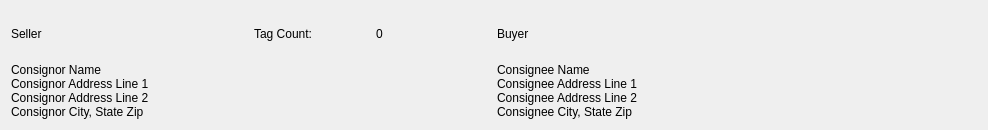
  <widget class="QWidget" name="layout34">
   <property name="geometry">
    <rect>
     <x>11</x>
     <y>11</y>
     <width>988</width>
     <height>130</height>
    </rect>
   </property>
   <layout class="QHBoxLayout">
    <item>
     <layout class="QGridLayout">
      <item row="0" column="0">
       <widget class="QLabel" name="textLabel1">
        <property name="text">
         <string>Seller</string>
        </property>
        <property name="wordWrap">
         <bool>false</bool>
        </property>
       </widget>
      </item>
      <item row="0" column="1">
       <layout class="QHBoxLayout">
        <item>
         <widget class="QLabel" name="textLabel2">
          <property name="text">
           <string>Tag Count:</string>
          </property>
          <property name="wordWrap">
           <bool>false</bool>
          </property>
         </widget>
        </item>
        <item>
         <widget class="QLabel" name="tagCountDisplay">
          <property name="text">
           <string>0</string>
          </property>
          <property name="wordWrap">
           <bool>false</bool>
          </property>
         </widget>
        </item>
       </layout>
      </item>
      <item row="1" column="0" colspan="2">
       <widget class="QLabel" name="consignorDisplay">
        <property name="palette">
         <palette>
          <active>
           <colorrole role="WindowText">
            <brush brushstyle="SolidPattern">
             <color alpha="255">
              <red>0</red>
              <green>0</green>
              <blue>0</blue>
             </color>
            </brush>
           </colorrole>
           <colorrole role="Button">
            <brush brushstyle="SolidPattern">
             <color alpha="255">
              <red>244</red>
              <green>244</green>
              <blue>244</blue>
             </color>
            </brush>
           </colorrole>
           <colorrole role="Light">
            <brush brushstyle="SolidPattern">
             <color alpha="255">
              <red>255</red>
              <green>255</green>
              <blue>255</blue>
             </color>
            </brush>
           </colorrole>
           <colorrole role="Midlight">
            <brush brushstyle="SolidPattern">
             <color alpha="255">
              <red>249</red>
              <green>249</green>
              <blue>249</blue>
             </color>
            </brush>
           </colorrole>
           <colorrole role="Dark">
            <brush brushstyle="SolidPattern">
             <color alpha="255">
              <red>122</red>
              <green>122</green>
              <blue>122</blue>
             </color>
            </brush>
           </colorrole>
           <colorrole role="Mid">
            <brush brushstyle="SolidPattern">
             <color alpha="255">
              <red>162</red>
              <green>162</green>
              <blue>162</blue>
             </color>
            </brush>
           </colorrole>
           <colorrole role="Text">
            <brush brushstyle="SolidPattern">
             <color alpha="255">
              <red>0</red>
              <green>0</green>
              <blue>0</blue>
             </color>
            </brush>
           </colorrole>
           <colorrole role="BrightText">
            <brush brushstyle="SolidPattern">
             <color alpha="255">
              <red>255</red>
              <green>255</green>
              <blue>255</blue>
             </color>
            </brush>
           </colorrole>
           <colorrole role="ButtonText">
            <brush brushstyle="SolidPattern">
             <color alpha="255">
              <red>0</red>
              <green>0</green>
              <blue>0</blue>
             </color>
            </brush>
           </colorrole>
           <colorrole role="Base">
            <brush brushstyle="SolidPattern">
             <color alpha="255">
              <red>255</red>
              <green>255</green>
              <blue>255</blue>
             </color>
            </brush>
           </colorrole>
           <colorrole role="Window">
            <brush brushstyle="SolidPattern">
             <color alpha="255">
              <red>247</red>
              <green>247</green>
              <blue>247</blue>
             </color>
            </brush>
           </colorrole>
           <colorrole role="Shadow">
            <brush brushstyle="SolidPattern">
             <color alpha="255">
              <red>0</red>
              <green>0</green>
              <blue>0</blue>
             </color>
            </brush>
           </colorrole>
           <colorrole role="Highlight">
            <brush brushstyle="SolidPattern">
             <color alpha="255">
              <red>0</red>
              <green>0</green>
              <blue>128</blue>
             </color>
            </brush>
           </colorrole>
           <colorrole role="HighlightedText">
            <brush brushstyle="SolidPattern">
             <color alpha="255">
              <red>255</red>
              <green>255</green>
              <blue>255</blue>
             </color>
            </brush>
           </colorrole>
           <colorrole role="Link">
            <brush brushstyle="SolidPattern">
             <color alpha="255">
              <red>0</red>
              <green>0</green>
              <blue>0</blue>
             </color>
            </brush>
           </colorrole>
           <colorrole role="LinkVisited">
            <brush brushstyle="SolidPattern">
             <color alpha="255">
              <red>0</red>
              <green>0</green>
              <blue>0</blue>
             </color>
            </brush>
           </colorrole>
          </active>
          <inactive>
           <colorrole role="WindowText">
            <brush brushstyle="SolidPattern">
             <color alpha="255">
              <red>0</red>
              <green>0</green>
              <blue>0</blue>
             </color>
            </brush>
           </colorrole>
           <colorrole role="Button">
            <brush brushstyle="SolidPattern">
             <color alpha="255">
              <red>244</red>
              <green>244</green>
              <blue>244</blue>
             </color>
            </brush>
           </colorrole>
           <colorrole role="Light">
            <brush brushstyle="SolidPattern">
             <color alpha="255">
              <red>255</red>
              <green>255</green>
              <blue>255</blue>
             </color>
            </brush>
           </colorrole>
           <colorrole role="Midlight">
            <brush brushstyle="SolidPattern">
             <color alpha="255">
              <red>255</red>
              <green>255</green>
              <blue>255</blue>
             </color>
            </brush>
           </colorrole>
           <colorrole role="Dark">
            <brush brushstyle="SolidPattern">
             <color alpha="255">
              <red>122</red>
              <green>122</green>
              <blue>122</blue>
             </color>
            </brush>
           </colorrole>
           <colorrole role="Mid">
            <brush brushstyle="SolidPattern">
             <color alpha="255">
              <red>162</red>
              <green>162</green>
              <blue>162</blue>
             </color>
            </brush>
           </colorrole>
           <colorrole role="Text">
            <brush brushstyle="SolidPattern">
             <color alpha="255">
              <red>0</red>
              <green>0</green>
              <blue>0</blue>
             </color>
            </brush>
           </colorrole>
           <colorrole role="BrightText">
            <brush brushstyle="SolidPattern">
             <color alpha="255">
              <red>255</red>
              <green>255</green>
              <blue>255</blue>
             </color>
            </brush>
           </colorrole>
           <colorrole role="ButtonText">
            <brush brushstyle="SolidPattern">
             <color alpha="255">
              <red>0</red>
              <green>0</green>
              <blue>0</blue>
             </color>
            </brush>
           </colorrole>
           <colorrole role="Base">
            <brush brushstyle="SolidPattern">
             <color alpha="255">
              <red>255</red>
              <green>255</green>
              <blue>255</blue>
             </color>
            </brush>
           </colorrole>
           <colorrole role="Window">
            <brush brushstyle="SolidPattern">
             <color alpha="255">
              <red>247</red>
              <green>247</green>
              <blue>247</blue>
             </color>
            </brush>
           </colorrole>
           <colorrole role="Shadow">
            <brush brushstyle="SolidPattern">
             <color alpha="255">
              <red>0</red>
              <green>0</green>
              <blue>0</blue>
             </color>
            </brush>
           </colorrole>
           <colorrole role="Highlight">
            <brush brushstyle="SolidPattern">
             <color alpha="255">
              <red>0</red>
              <green>0</green>
              <blue>128</blue>
             </color>
            </brush>
           </colorrole>
           <colorrole role="HighlightedText">
            <brush brushstyle="SolidPattern">
             <color alpha="255">
              <red>255</red>
              <green>255</green>
              <blue>255</blue>
             </color>
            </brush>
           </colorrole>
           <colorrole role="Link">
            <brush brushstyle="SolidPattern">
             <color alpha="255">
              <red>83</red>
              <green>83</green>
              <blue>120</blue>
             </color>
            </brush>
           </colorrole>
           <colorrole role="LinkVisited">
            <brush brushstyle="SolidPattern">
             <color alpha="255">
              <red>0</red>
              <green>64</green>
              <blue>0</blue>
             </color>
            </brush>
           </colorrole>
          </inactive>
          <disabled>
           <colorrole role="WindowText">
            <brush brushstyle="SolidPattern">
             <color alpha="255">
              <red>128</red>
              <green>128</green>
              <blue>128</blue>
             </color>
            </brush>
           </colorrole>
           <colorrole role="Button">
            <brush brushstyle="SolidPattern">
             <color alpha="255">
              <red>244</red>
              <green>244</green>
              <blue>244</blue>
             </color>
            </brush>
           </colorrole>
           <colorrole role="Light">
            <brush brushstyle="SolidPattern">
             <color alpha="255">
              <red>255</red>
              <green>255</green>
              <blue>255</blue>
             </color>
            </brush>
           </colorrole>
           <colorrole role="Midlight">
            <brush brushstyle="SolidPattern">
             <color alpha="255">
              <red>255</red>
              <green>255</green>
              <blue>255</blue>
             </color>
            </brush>
           </colorrole>
           <colorrole role="Dark">
            <brush brushstyle="SolidPattern">
             <color alpha="255">
              <red>122</red>
              <green>122</green>
              <blue>122</blue>
             </color>
            </brush>
           </colorrole>
           <colorrole role="Mid">
            <brush brushstyle="SolidPattern">
             <color alpha="255">
              <red>162</red>
              <green>162</green>
              <blue>162</blue>
             </color>
            </brush>
           </colorrole>
           <colorrole role="Text">
            <brush brushstyle="SolidPattern">
             <color alpha="255">
              <red>128</red>
              <green>128</green>
              <blue>128</blue>
             </color>
            </brush>
           </colorrole>
           <colorrole role="BrightText">
            <brush brushstyle="SolidPattern">
             <color alpha="255">
              <red>255</red>
              <green>255</green>
              <blue>255</blue>
             </color>
            </brush>
           </colorrole>
           <colorrole role="ButtonText">
            <brush brushstyle="SolidPattern">
             <color alpha="255">
              <red>128</red>
              <green>128</green>
              <blue>128</blue>
             </color>
            </brush>
           </colorrole>
           <colorrole role="Base">
            <brush brushstyle="SolidPattern">
             <color alpha="255">
              <red>255</red>
              <green>255</green>
              <blue>255</blue>
             </color>
            </brush>
           </colorrole>
           <colorrole role="Window">
            <brush brushstyle="SolidPattern">
             <color alpha="255">
              <red>247</red>
              <green>247</green>
              <blue>247</blue>
             </color>
            </brush>
           </colorrole>
           <colorrole role="Shadow">
            <brush brushstyle="SolidPattern">
             <color alpha="255">
              <red>0</red>
              <green>0</green>
              <blue>0</blue>
             </color>
            </brush>
           </colorrole>
           <colorrole role="Highlight">
            <brush brushstyle="SolidPattern">
             <color alpha="255">
              <red>0</red>
              <green>0</green>
              <blue>128</blue>
             </color>
            </brush>
           </colorrole>
           <colorrole role="HighlightedText">
            <brush brushstyle="SolidPattern">
             <color alpha="255">
              <red>255</red>
              <green>255</green>
              <blue>255</blue>
             </color>
            </brush>
           </colorrole>
           <colorrole role="Link">
            <brush brushstyle="SolidPattern">
             <color alpha="255">
              <red>83</red>
              <green>83</green>
              <blue>120</blue>
             </color>
            </brush>
           </colorrole>
           <colorrole role="LinkVisited">
            <brush brushstyle="SolidPattern">
             <color alpha="255">
              <red>0</red>
              <green>64</green>
              <blue>0</blue>
             </color>
            </brush>
           </colorrole>
          </disabled>
         </palette>
        </property>
        <property name="text">
         <string>Consignor Name
Consignor Address Line 1
Consignor Address Line 2
Consignor City, State Zip</string>
        </property>
        <property name="wordWrap">
         <bool>false</bool>
        </property>
       </widget>
      </item>
     </layout>
    </item>
    <item>
     <layout class="QVBoxLayout">
      <item>
       <widget class="QLabel" name="textLabel1_2">
        <property name="text">
         <string>Buyer</string>
        </property>
        <property name="wordWrap">
         <bool>false</bool>
        </property>
       </widget>
      </item>
      <item>
       <widget class="QLabel" name="consigneeDisplay">
        <property name="palette">
         <palette>
          <active>
           <colorrole role="WindowText">
            <brush brushstyle="SolidPattern">
             <color alpha="255">
              <red>0</red>
              <green>0</green>
              <blue>0</blue>
             </color>
            </brush>
           </colorrole>
           <colorrole role="Button">
            <brush brushstyle="SolidPattern">
             <color alpha="255">
              <red>244</red>
              <green>244</green>
              <blue>244</blue>
             </color>
            </brush>
           </colorrole>
           <colorrole role="Light">
            <brush brushstyle="SolidPattern">
             <color alpha="255">
              <red>255</red>
              <green>255</green>
              <blue>255</blue>
             </color>
            </brush>
           </colorrole>
           <colorrole role="Midlight">
            <brush brushstyle="SolidPattern">
             <color alpha="255">
              <red>249</red>
              <green>249</green>
              <blue>249</blue>
             </color>
            </brush>
           </colorrole>
           <colorrole role="Dark">
            <brush brushstyle="SolidPattern">
             <color alpha="255">
              <red>122</red>
              <green>122</green>
              <blue>122</blue>
             </color>
            </brush>
           </colorrole>
           <colorrole role="Mid">
            <brush brushstyle="SolidPattern">
             <color alpha="255">
              <red>162</red>
              <green>162</green>
              <blue>162</blue>
             </color>
            </brush>
           </colorrole>
           <colorrole role="Text">
            <brush brushstyle="SolidPattern">
             <color alpha="255">
              <red>0</red>
              <green>0</green>
              <blue>0</blue>
             </color>
            </brush>
           </colorrole>
           <colorrole role="BrightText">
            <brush brushstyle="SolidPattern">
             <color alpha="255">
              <red>255</red>
              <green>255</green>
              <blue>255</blue>
             </color>
            </brush>
           </colorrole>
           <colorrole role="ButtonText">
            <brush brushstyle="SolidPattern">
             <color alpha="255">
              <red>0</red>
              <green>0</green>
              <blue>0</blue>
             </color>
            </brush>
           </colorrole>
           <colorrole role="Base">
            <brush brushstyle="SolidPattern">
             <color alpha="255">
              <red>255</red>
              <green>255</green>
              <blue>255</blue>
             </color>
            </brush>
           </colorrole>
           <colorrole role="Window">
            <brush brushstyle="SolidPattern">
             <color alpha="255">
              <red>247</red>
              <green>247</green>
              <blue>247</blue>
             </color>
            </brush>
           </colorrole>
           <colorrole role="Shadow">
            <brush brushstyle="SolidPattern">
             <color alpha="255">
              <red>0</red>
              <green>0</green>
              <blue>0</blue>
             </color>
            </brush>
           </colorrole>
           <colorrole role="Highlight">
            <brush brushstyle="SolidPattern">
             <color alpha="255">
              <red>0</red>
              <green>0</green>
              <blue>128</blue>
             </color>
            </brush>
           </colorrole>
           <colorrole role="HighlightedText">
            <brush brushstyle="SolidPattern">
             <color alpha="255">
              <red>255</red>
              <green>255</green>
              <blue>255</blue>
             </color>
            </brush>
           </colorrole>
           <colorrole role="Link">
            <brush brushstyle="SolidPattern">
             <color alpha="255">
              <red>0</red>
              <green>0</green>
              <blue>0</blue>
             </color>
            </brush>
           </colorrole>
           <colorrole role="LinkVisited">
            <brush brushstyle="SolidPattern">
             <color alpha="255">
              <red>0</red>
              <green>0</green>
              <blue>0</blue>
             </color>
            </brush>
           </colorrole>
          </active>
          <inactive>
           <colorrole role="WindowText">
            <brush brushstyle="SolidPattern">
             <color alpha="255">
              <red>0</red>
              <green>0</green>
              <blue>0</blue>
             </color>
            </brush>
           </colorrole>
           <colorrole role="Button">
            <brush brushstyle="SolidPattern">
             <color alpha="255">
              <red>244</red>
              <green>244</green>
              <blue>244</blue>
             </color>
            </brush>
           </colorrole>
           <colorrole role="Light">
            <brush brushstyle="SolidPattern">
             <color alpha="255">
              <red>255</red>
              <green>255</green>
              <blue>255</blue>
             </color>
            </brush>
           </colorrole>
           <colorrole role="Midlight">
            <brush brushstyle="SolidPattern">
             <color alpha="255">
              <red>255</red>
              <green>255</green>
              <blue>255</blue>
             </color>
            </brush>
           </colorrole>
           <colorrole role="Dark">
            <brush brushstyle="SolidPattern">
             <color alpha="255">
              <red>122</red>
              <green>122</green>
              <blue>122</blue>
             </color>
            </brush>
           </colorrole>
           <colorrole role="Mid">
            <brush brushstyle="SolidPattern">
             <color alpha="255">
              <red>162</red>
              <green>162</green>
              <blue>162</blue>
             </color>
            </brush>
           </colorrole>
           <colorrole role="Text">
            <brush brushstyle="SolidPattern">
             <color alpha="255">
              <red>0</red>
              <green>0</green>
              <blue>0</blue>
             </color>
            </brush>
           </colorrole>
           <colorrole role="BrightText">
            <brush brushstyle="SolidPattern">
             <color alpha="255">
              <red>255</red>
              <green>255</green>
              <blue>255</blue>
             </color>
            </brush>
           </colorrole>
           <colorrole role="ButtonText">
            <brush brushstyle="SolidPattern">
             <color alpha="255">
              <red>0</red>
              <green>0</green>
              <blue>0</blue>
             </color>
            </brush>
           </colorrole>
           <colorrole role="Base">
            <brush brushstyle="SolidPattern">
             <color alpha="255">
              <red>255</red>
              <green>255</green>
              <blue>255</blue>
             </color>
            </brush>
           </colorrole>
           <colorrole role="Window">
            <brush brushstyle="SolidPattern">
             <color alpha="255">
              <red>247</red>
              <green>247</green>
              <blue>247</blue>
             </color>
            </brush>
           </colorrole>
           <colorrole role="Shadow">
            <brush brushstyle="SolidPattern">
             <color alpha="255">
              <red>0</red>
              <green>0</green>
              <blue>0</blue>
             </color>
            </brush>
           </colorrole>
           <colorrole role="Highlight">
            <brush brushstyle="SolidPattern">
             <color alpha="255">
              <red>0</red>
              <green>0</green>
              <blue>128</blue>
             </color>
            </brush>
           </colorrole>
           <colorrole role="HighlightedText">
            <brush brushstyle="SolidPattern">
             <color alpha="255">
              <red>255</red>
              <green>255</green>
              <blue>255</blue>
             </color>
            </brush>
           </colorrole>
           <colorrole role="Link">
            <brush brushstyle="SolidPattern">
             <color alpha="255">
              <red>83</red>
              <green>83</green>
              <blue>120</blue>
             </color>
            </brush>
           </colorrole>
           <colorrole role="LinkVisited">
            <brush brushstyle="SolidPattern">
             <color alpha="255">
              <red>0</red>
              <green>64</green>
              <blue>0</blue>
             </color>
            </brush>
           </colorrole>
          </inactive>
          <disabled>
           <colorrole role="WindowText">
            <brush brushstyle="SolidPattern">
             <color alpha="255">
              <red>128</red>
              <green>128</green>
              <blue>128</blue>
             </color>
            </brush>
           </colorrole>
           <colorrole role="Button">
            <brush brushstyle="SolidPattern">
             <color alpha="255">
              <red>244</red>
              <green>244</green>
              <blue>244</blue>
             </color>
            </brush>
           </colorrole>
           <colorrole role="Light">
            <brush brushstyle="SolidPattern">
             <color alpha="255">
              <red>255</red>
              <green>255</green>
              <blue>255</blue>
             </color>
            </brush>
           </colorrole>
           <colorrole role="Midlight">
            <brush brushstyle="SolidPattern">
             <color alpha="255">
              <red>255</red>
              <green>255</green>
              <blue>255</blue>
             </color>
            </brush>
           </colorrole>
           <colorrole role="Dark">
            <brush brushstyle="SolidPattern">
             <color alpha="255">
              <red>122</red>
              <green>122</green>
              <blue>122</blue>
             </color>
            </brush>
           </colorrole>
           <colorrole role="Mid">
            <brush brushstyle="SolidPattern">
             <color alpha="255">
              <red>162</red>
              <green>162</green>
              <blue>162</blue>
             </color>
            </brush>
           </colorrole>
           <colorrole role="Text">
            <brush brushstyle="SolidPattern">
             <color alpha="255">
              <red>128</red>
              <green>128</green>
              <blue>128</blue>
             </color>
            </brush>
           </colorrole>
           <colorrole role="BrightText">
            <brush brushstyle="SolidPattern">
             <color alpha="255">
              <red>255</red>
              <green>255</green>
              <blue>255</blue>
             </color>
            </brush>
           </colorrole>
           <colorrole role="ButtonText">
            <brush brushstyle="SolidPattern">
             <color alpha="255">
              <red>128</red>
              <green>128</green>
              <blue>128</blue>
             </color>
            </brush>
           </colorrole>
           <colorrole role="Base">
            <brush brushstyle="SolidPattern">
             <color alpha="255">
              <red>255</red>
              <green>255</green>
              <blue>255</blue>
             </color>
            </brush>
           </colorrole>
           <colorrole role="Window">
            <brush brushstyle="SolidPattern">
             <color alpha="255">
              <red>247</red>
              <green>247</green>
              <blue>247</blue>
             </color>
            </brush>
           </colorrole>
           <colorrole role="Shadow">
            <brush brushstyle="SolidPattern">
             <color alpha="255">
              <red>0</red>
              <green>0</green>
              <blue>0</blue>
             </color>
            </brush>
           </colorrole>
           <colorrole role="Highlight">
            <brush brushstyle="SolidPattern">
             <color alpha="255">
              <red>0</red>
              <green>0</green>
              <blue>128</blue>
             </color>
            </brush>
           </colorrole>
           <colorrole role="HighlightedText">
            <brush brushstyle="SolidPattern">
             <color alpha="255">
              <red>255</red>
              <green>255</green>
              <blue>255</blue>
             </color>
            </brush>
           </colorrole>
           <colorrole role="Link">
            <brush brushstyle="SolidPattern">
             <color alpha="255">
              <red>83</red>
              <green>83</green>
              <blue>120</blue>
             </color>
            </brush>
           </colorrole>
           <colorrole role="LinkVisited">
            <brush brushstyle="SolidPattern">
             <color alpha="255">
              <red>0</red>
              <green>64</green>
              <blue>0</blue>
             </color>
            </brush>
           </colorrole>
          </disabled>
         </palette>
        </property>
        <property name="text">
         <string>Consignee Name
Consignee Address Line 1
Consignee Address Line 2
Consignee City, State Zip</string>
        </property>
        <property name="wordWrap">
         <bool>false</bool>
        </property>
       </widget>
      </item>
     </layout>
    </item>
   </layout>
  </widget>
